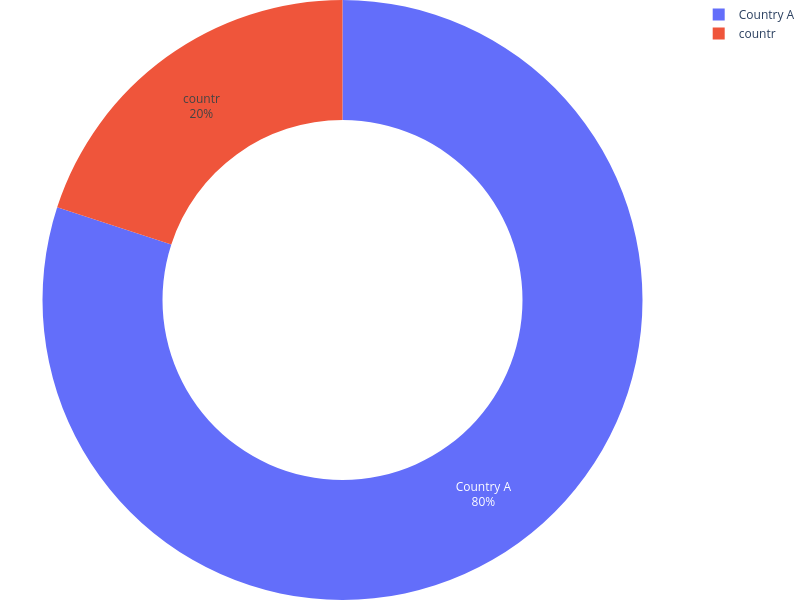

This figure's notebook cell:
### Code cell
import pandas as pd
# Generate sample data for the DataFrame
data = {
    'Country': ['Country A','countr'],
    'Value': [0.8,0.2]
}

# Create the DataFrame
df_coal = pd.DataFrame(data)

# Display the DataFrame
print(df_coal)

import plotly.express as px

# Assuming df_coal is your DataFrame
# You may need to replace 'Value' and 'Country' with the actual column names in your DataFrame
# Filter the DataFrame to include only the slice you want (e.g., 70%)
filtered_df = df_coal[df_coal['Value'] == 0.7]

fig = px.pie(df_coal, values='Value', names='Country',
             color_discrete_sequence=px.colors.qualitative.Plotly)
fig.update_traces(textposition='inside', textinfo='percent+label', 
                  hole=.6, hoverinfo="label+percent+name")
fig.update_layout(width=800, height=600, margin=dict(t=0, l=0, r=0, b=0))

fig.show()

### Figure 1 — Plotly figure (JSON) as saved in the notebook; plotly's stock layout.template omitted (floating-point values rounded to 4 significant figures)
{"data": [{"domain": {"x": [0, 1], "y": [0, 1]}, "hole": 0.6, "hoverinfo": "label+percent+name", "hovertemplate": "Country=%{label}<br>Value=%{value}<extra></extra>", "labels": ["Country A", "countr"], "legendgroup": "", "name": "", "showlegend": true, "textinfo": "percent+label", "textposition": "inside", "type": "pie", "values": [0.8, 0.2]}], "layout": {"height": 600, "legend": {"tracegroupgap": 0}, "margin": {"b": 0, "l": 0, "r": 0, "t": 0}, "piecolorway": ["#636EFA", "#EF553B", "#00CC96", "#AB63FA", "#FFA15A", "#19D3F3", "#FF6692", "#B6E880", "#FF97FF", "#FECB52"], "width": 800}}
